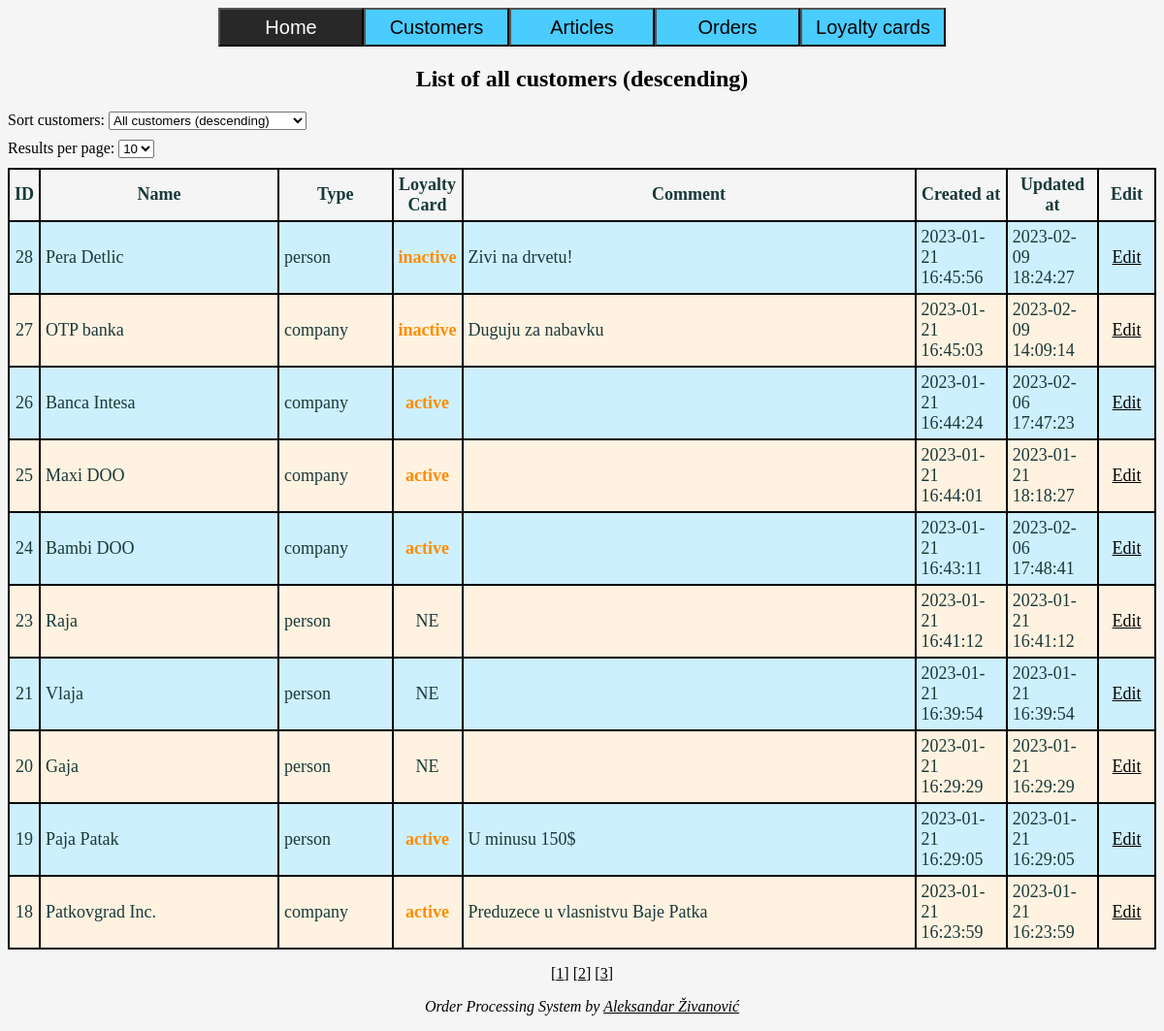
The page /customers.php on the database its author committed.
### tables this page shows
CREATE TABLE `customers` (
  `id` int(11) NOT NULL,
  `cname` varchar(255) NOT NULL,
  `cstatus` varchar(8) NOT NULL DEFAULT 'active',
  `ctype` varchar(10) NOT NULL DEFAULT 'person',
  `ccomment` text DEFAULT NULL,
  `cupdated` timestamp NOT NULL DEFAULT current_timestamp() ON UPDATE current_timestamp(),
  `ccreated` timestamp NOT NULL DEFAULT current_timestamp()
);

CREATE TABLE `loyalty_card` (
  `id` int(11) NOT NULL,
  `lccid` int(10) NOT NULL,
  `lcstatus` varchar(8) NOT NULL DEFAULT 'active',
  `lccomment` text DEFAULT NULL,
  `lccreated` timestamp NOT NULL DEFAULT current_timestamp(),
  `lcupdated` timestamp NOT NULL DEFAULT current_timestamp() ON UPDATE current_timestamp()
);

### classes/database.php (called while the page is built, shortened)
<?php
class Database
{
    private object $dbh;
    public function __construct(
        private string $host = DB_HOST,
        private string $dbName = DB_NAME,
        private string $user = DB_USER,
        private string $password = DB_PASSWORD,
    )
    {
        $options = [
            PDO::ATTR_PERSISTENT => true,
            PDO::ATTR_ERRMODE => PDO::ERRMODE_EXCEPTION,
        ];
        try {
            $this->dbh = new PDO("mysql:host=$host;dbname=$dbName", $user, $password, $options);
        } catch(Exception $exception) {
            errorLog("Connection error: " . $exception->getMessage());
        }
    }
    public function getDbh(): object
    {
        return $this->dbh;
    }
}

### classes/loyaltycard.php (called while the page is built, shortened)
<?php
require_once 'database.php';
class LoyaltyCard extends Database
{
    public function getAllCardsDetails(): array
    {
        $statement = "SELECT * FROM loyalty_card";
        $query = $this->getDbh()->prepare($statement);
        $query->execute();
        $allCards = [];
        while($result = $query->fetch(PDO::FETCH_ASSOC)) {
            $allCards[] = $result;
        }
        return $allCards;
    }
}

### classes/pagination.php (called while the page is built, shortened)
<?php
require_once 'database.php';
class Pagination extends Database
{
    public function rowsPerPage(int|string $limit, int $currentPageNumber): string
    {
        if($limit != "all") {
            $statement = " LIMIT {$limit}";
            return $statement;
        } else {
            return "";
        }
    }
}

### classes/customer.php (the view, shortened to what this page needs)
<?php
require_once 'database.php';
class Customer extends database
{
    protected function getLoyaltyCard(): LoyaltyCard
    {
        require_once 'loyaltycard.php';
        return new LoyaltyCard();
    }
    public function getPagination(): Pagination
    {
        require_once 'pagination.php';
        return new Pagination();
    }
    public function getCustomers($value)
    {
        $columnName = $this->columnName($value);
        $selectAll = "SELECT * FROM customers";
        $orderByIdDesc = " ORDER BY id DESC";
        if($value != "haslc" && $value != "nolc") {
            if($value === "data" || $value === "allasc") {
                $statement = $selectAll;
            } else {
                $value === "allDesc" ? $statement = $selectAll . $orderByIdDesc : $statement = $selectAll . " WHERE {$columnName} = '{$value}'";
            }
        } elseif($value === "haslc") {
            $statement = $selectAll . " c INNER JOIN loyalty_card lc ON c.id = lc.lccid";
        } else {
            $statement = $selectAll . " c LEFT JOIN loyalty_card lc ON c.id = lc.lccid WHERE lc.id IS NULL";
        }
        $currentPageNumber = isset($_GET['page']) && !isset($_POST['chosen_list']) ? filter_input(INPUT_GET, 'page', FILTER_SANITIZE_NUMBER_INT) : 1;
        if(!isset($_POST['per_page']) && !isset($_GET['page'])) {
            $perPage = 10;
            $statement .= $this->getPagination()->rowsPerPage($perPage, $currentPageNumber);
        }
        $query = $this->getDbh()->prepare($statement);
        $query->execute();
        $this->customersTable($query, $value);
    }
    public function customersTable($query, $value) {
        if($value != "haslc" && $value != "nolc") {
            $allCards = $this->getLoyaltyCard()->getAllCardsDetails();
        }
        while($result = $query->fetch(PDO::FETCH_ASSOC)) {
            if($value != "haslc" && $value != "nolc") {
                $carStatusColumn = "UNDEFINED!";
                foreach($allCards as $singleCard) {
                    if($result['id'] === $singleCard['lccid']) {
                        $lCardStatus = $singleCard['lcstatus'];
                        $hasLCard = " class='has-lcard textcentered' ";
                        $carStatusColumn = "<td{$hasLCard} class='textcentered'>{$lCardStatus}</td>";
                        break;
                    } else {
                        $lCardStatus = "NE";
                        $hasLCard = "";
                        $carStatusColumn = "<td{$hasLCard} class='textcentered'>{$lCardStatus}</td>";
                    }
                }
            }
            echo "<tr>";
            echo "<td id='{$result['id']}' class='textcentered'>{$result['id']}</td>";
            echo "<td>{$result['cname']}</td>";
            echo "<td>{$result['ctype']}</td>";
            echo $carStatusColumn;
            echo "<td>{$result['ccomment']}</td>";
            echo "<td>{$result['ccreated']}</td>";
            echo "<td>{$result['cupdated']}</td>";
            echo "<td class='textcentered'><a href='editcustomer.php?editid={$result['id']}'>Edit</a></td>";
            echo "</tr>";
        }
    }
}

### style.css (style rules this page uses)
* { box-sizing: border-box; color: black; }
body { background-color: whitesmoke; }
.main-table, .main-table td, .main-table th { border-collapse: collapse; border: 2px solid black; padding: 5px; font-size: 18px; color: #1a3939; }
.main-table tr:nth-of-type(odd) td { background-color: #cdf0ff; }
.main-table tr:nth-of-type(even) td { background-color: #fff2e0; }
.main-table .has-lcard { color: darkorange; font-weight: bold; }
.textcentered { text-align: center; }

### rows shown on the page
customers: id "28", cname "Pera Detlic", ctype "person", ccomment "Zivi na drvetu!", ccreated "2023-01-21 16:45:56", cupdated "2023-02-09 18:24:27"
loyalty_card: lcstatus "inactive"
customers: id "27", cname "OTP banka", ctype "company", ccomment "Duguju za nabavku", ccreated "2023-01-21 16:45:03", cupdated "2023-02-09 14:09:14"
loyalty_card: lcstatus "inactive"
customers: id "26", cname "Banca Intesa", ctype "company", ccreated "2023-01-21 16:44:24", cupdated "2023-02-06 17:47:23"
loyalty_card: lcstatus "active"
customers: id "25", cname "Maxi DOO", ctype "company", ccreated "2023-01-21 16:44:01", cupdated "2023-01-21 18:18:27"
loyalty_card: lcstatus "active"
customers: id "24", cname "Bambi DOO", ctype "company", ccreated "2023-01-21 16:43:11", cupdated "2023-02-06 17:48:41"
loyalty_card: lcstatus "active"
customers: id "23", cname "Raja", ctype "person", id.lccid "NE", ccreated "2023-01-21 16:41:12", cupdated "2023-01-21 16:41:12"
customers: id "21", cname "Vlaja", ctype "person", id.lccid "NE", ccreated "2023-01-21 16:39:54", cupdated "2023-01-21 16:39:54"
customers: id "20", cname "Gaja", ctype "person", id.lccid "NE", ccreated "2023-01-21 16:29:29", cupdated "2023-01-21 16:29:29"
customers: id "19", cname "Paja Patak", ctype "person", ccomment "U minusu 150$", ccreated "2023-01-21 16:29:05", cupdated "2023-01-21 16:29:05"
loyalty_card: lcstatus "active"
customers: id "18", cname "Patkovgrad Inc.", ctype "company", ccomment "Preduzece u vlasnistvu Baje Patka", ccreated "2023-01-21 16:23:59", cupdated "2023-01-21 16:23:59"
loyalty_card: lcstatus "active"

### other values the page prints
$buttonTitle "Customers"
$buttonTitle "Articles"
$buttonTitle "Orders"
$buttonTitle "Loyalty cards"
$tableName "List of all customers (descending)"
form field per_page "10"
